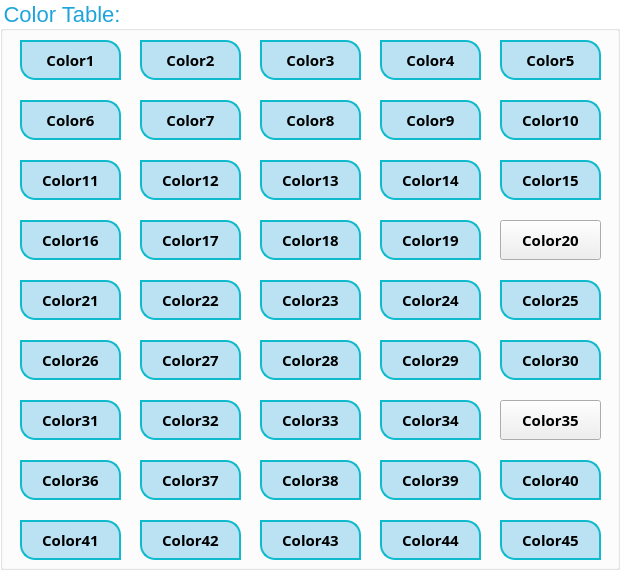
  <widget class="QGroupBox" name="groupBox">
   <property name="geometry">
    <rect>
     <x>700</x>
     <y>70</y>
     <width>620</width>
     <height>570</height>
    </rect>
   </property>
   <property name="styleSheet">
    <string notr="true">QGroupBox{
font-size:22px;
color:rgb(29, 165, 219);
background:transparent;
}</string>
   </property>
   <property name="title">
    <string>Color Table:</string>
   </property>
   <widget class="QPushButton" name="pushButtonColor12">
    <property name="geometry">
     <rect>
      <x>140</x>
      <y>160</y>
      <width>101</width>
      <height>40</height>
     </rect>
    </property>
    <property name="font">
     <font>
      <family>Agency FB</family>
      <pointsize>11</pointsize>
      <weight>75</weight>
      <bold>true</bold>
     </font>
    </property>
    <property name="styleSheet">
     <string notr="true">QPushButton{
border:2px solid #0fbacd;
border-top-right-radius: 15px;
border-bottom-left-radius: 15px;
color:rgb(213	,74	, 11);
ont-size:22px;
background:rgba(29, 165, 219, 0.3);
}</string>
    </property>
    <property name="text">
     <string>Color12</string>
    </property>
   </widget>
   <widget class="QPushButton" name="pushButtonColor39">
    <property name="geometry">
     <rect>
      <x>380</x>
      <y>460</y>
      <width>101</width>
      <height>40</height>
     </rect>
    </property>
    <property name="font">
     <font>
      <family>Agency FB</family>
      <pointsize>11</pointsize>
      <weight>75</weight>
      <bold>true</bold>
     </font>
    </property>
    <property name="styleSheet">
     <string notr="true">QPushButton{
border:2px solid #0fbacd;
border-top-right-radius: 15px;
border-bottom-left-radius: 15px;
color:rgb(15	,255, 	21);
ont-size:22px;
background:rgba(29, 165, 219, 0.3);
}</string>
    </property>
    <property name="text">
     <string>Color39</string>
    </property>
   </widget>
   <widget class="QPushButton" name="pushButtonColor1">
    <property name="geometry">
     <rect>
      <x>20</x>
      <y>40</y>
      <width>101</width>
      <height>40</height>
     </rect>
    </property>
    <property name="font">
     <font>
      <family>Agency FB</family>
      <pointsize>11</pointsize>
      <weight>75</weight>
      <bold>true</bold>
     </font>
    </property>
    <property name="styleSheet">
     <string notr="true">QPushButton{
border:2px solid #0fbacd;
border-top-right-radius: 15px;
border-bottom-left-radius: 15px;
color:rgb(255	,0	, 0);
ont-size:22px;
background:rgba(29, 165, 219, 0.3);
}</string>
    </property>
    <property name="text">
     <string>Color1</string>
    </property>
   </widget>
   <widget class="QPushButton" name="pushButtonColor38">
    <property name="geometry">
     <rect>
      <x>260</x>
      <y>460</y>
      <width>101</width>
      <height>40</height>
     </rect>
    </property>
    <property name="font">
     <font>
      <family>Agency FB</family>
      <pointsize>11</pointsize>
      <weight>75</weight>
      <bold>true</bold>
     </font>
    </property>
    <property name="styleSheet">
     <string notr="true">QPushButton{
border:2px solid #0fbacd;
border-top-right-radius: 15px;
border-bottom-left-radius: 15px;
color:rgb(17	,255, 	21);
ont-size:22px;
background:rgba(29, 165, 219, 0.3);
}</string>
    </property>
    <property name="text">
     <string>Color38</string>
    </property>
   </widget>
   <widget class="QPushButton" name="pushButtonColor27">
    <property name="geometry">
     <rect>
      <x>140</x>
      <y>340</y>
      <width>101</width>
      <height>40</height>
     </rect>
    </property>
    <property name="font">
     <font>
      <family>Agency FB</family>
      <pointsize>11</pointsize>
      <weight>75</weight>
      <bold>true</bold>
     </font>
    </property>
    <property name="styleSheet">
     <string notr="true">QPushButton{
border:2px solid #0fbacd;
border-top-right-radius: 15px;
border-bottom-left-radius: 15px;
color:rgb(110	,216, 	16);
ont-size:22px;
background:rgba(29, 165, 219, 0.3);
}</string>
    </property>
    <property name="text">
     <string>Color27</string>
    </property>
   </widget>
   <widget class="QPushButton" name="pushButtonColor41">
    <property name="geometry">
     <rect>
      <x>20</x>
      <y>520</y>
      <width>101</width>
      <height>40</height>
     </rect>
    </property>
    <property name="font">
     <font>
      <family>Agency FB</family>
      <pointsize>11</pointsize>
      <weight>75</weight>
      <bold>true</bold>
     </font>
    </property>
    <property name="styleSheet">
     <string notr="true">QPushButton{
border:2px solid #0fbacd;
border-top-right-radius: 15px;
border-bottom-left-radius: 15px;
color:rgb(15	,255, 	47);
ont-size:22px;
background:rgba(29, 165, 219, 0.3);
}</string>
    </property>
    <property name="text">
     <string>Color41</string>
    </property>
   </widget>
   <widget class="QPushButton" name="pushButtonColor2">
    <property name="geometry">
     <rect>
      <x>140</x>
      <y>40</y>
      <width>101</width>
      <height>40</height>
     </rect>
    </property>
    <property name="font">
     <font>
      <family>Agency FB</family>
      <pointsize>11</pointsize>
      <weight>75</weight>
      <bold>true</bold>
     </font>
    </property>
    <property name="styleSheet">
     <string notr="true">QPushButton{
border:2px solid #0fbacd;
border-top-right-radius: 15px;
border-bottom-left-radius: 15px;
color:rgb(0	,255, 	0);
ont-size:22px;
background:rgba(29, 165, 219, 0.3);
}</string>
    </property>
    <property name="text">
     <string>Color2</string>
    </property>
   </widget>
   <widget class="QPushButton" name="pushButtonColor28">
    <property name="geometry">
     <rect>
      <x>260</x>
      <y>340</y>
      <width>101</width>
      <height>40</height>
     </rect>
    </property>
    <property name="font">
     <font>
      <family>Agency FB</family>
      <pointsize>11</pointsize>
      <weight>75</weight>
      <bold>true</bold>
     </font>
    </property>
    <property name="styleSheet">
     <string notr="true">QPushButton{
border:2px solid #0fbacd;
border-top-right-radius: 15px;
border-bottom-left-radius: 15px;
color:rgb(105	,224, 	16);
ont-size:22px;
background:rgba(29, 165, 219, 0.3);
}</string>
    </property>
    <property name="text">
     <string>Color28</string>
    </property>
   </widget>
   <widget class="QPushButton" name="pushButtonColor45">
    <property name="geometry">
     <rect>
      <x>500</x>
      <y>520</y>
      <width>101</width>
      <height>40</height>
     </rect>
    </property>
    <property name="font">
     <font>
      <family>Agency FB</family>
      <pointsize>11</pointsize>
      <weight>75</weight>
      <bold>true</bold>
     </font>
    </property>
    <property name="styleSheet">
     <string notr="true">QPushButton{
border:2px solid #0fbacd;
border-top-right-radius: 15px;
border-bottom-left-radius: 15px;
color:rgb(15	,255, 	99);
ont-size:22px;
background:rgba(29, 165, 219, 0.3);
}</string>
    </property>
    <property name="text">
     <string>Color45</string>
    </property>
   </widget>
   <widget class="QPushButton" name="pushButtonColor32">
    <property name="geometry">
     <rect>
      <x>140</x>
      <y>400</y>
      <width>101</width>
      <height>40</height>
     </rect>
    </property>
    <property name="font">
     <font>
      <family>Agency FB</family>
      <pointsize>11</pointsize>
      <weight>75</weight>
      <bold>true</bold>
     </font>
    </property>
    <property name="styleSheet">
     <string notr="true">QPushButton{
border:2px solid #0fbacd;
border-top-right-radius: 15px;
border-bottom-left-radius: 15px;
color:rgb(79	,255, 	18);
ont-size:22px;
background:rgba(29, 165, 219, 0.3);
}</string>
    </property>
    <property name="text">
     <string>Color32</string>
    </property>
   </widget>
   <widget class="QPushButton" name="pushButtonColor13">
    <property name="geometry">
     <rect>
      <x>260</x>
      <y>160</y>
      <width>101</width>
      <height>40</height>
     </rect>
    </property>
    <property name="font">
     <font>
      <family>Agency FB</family>
      <pointsize>11</pointsize>
      <weight>75</weight>
      <bold>true</bold>
     </font>
    </property>
    <property name="styleSheet">
     <string notr="true">QPushButton{
border:2px solid #0fbacd;
border-top-right-radius: 15px;
border-bottom-left-radius: 15px;
color:rgb(207	,82	, 13);
ont-size:22px;
background:rgba(29, 165, 219, 0.3);
}</string>
    </property>
    <property name="text">
     <string>Color13</string>
    </property>
   </widget>
   <widget class="QPushButton" name="pushButtonColor24">
    <property name="geometry">
     <rect>
      <x>380</x>
      <y>280</y>
      <width>101</width>
      <height>40</height>
     </rect>
    </property>
    <property name="font">
     <font>
      <family>Agency FB</family>
      <pointsize>11</pointsize>
      <weight>75</weight>
      <bold>true</bold>
     </font>
    </property>
    <property name="styleSheet">
     <string notr="true">QPushButton{
border:2px solid #0fbacd;
border-top-right-radius: 15px;
border-bottom-left-radius: 15px;
color:rgb(131	,190, 	15);
ont-size:22px;
background:rgba(29, 165, 219, 0.3);
}</string>
    </property>
    <property name="text">
     <string>Color24</string>
    </property>
   </widget>
   <widget class="QPushButton" name="pushButtonColor19">
    <property name="geometry">
     <rect>
      <x>380</x>
      <y>220</y>
      <width>101</width>
      <height>40</height>
     </rect>
    </property>
    <property name="font">
     <font>
      <family>Agency FB</family>
      <pointsize>11</pointsize>
      <weight>75</weight>
      <bold>true</bold>
     </font>
    </property>
    <property name="styleSheet">
     <string notr="true">QPushButton{
border:2px solid #0fbacd;
border-top-right-radius: 15px;
border-bottom-left-radius: 15px;
color:rgb(171	,130, 	18);
ont-size:22px;
background:rgba(29, 165, 219, 0.3);
}</string>
    </property>
    <property name="text">
     <string>Color19</string>
    </property>
   </widget>
   <widget class="QPushButton" name="pushButtonColor42">
    <property name="geometry">
     <rect>
      <x>140</x>
      <y>520</y>
      <width>101</width>
      <height>40</height>
     </rect>
    </property>
    <property name="font">
     <font>
      <family>Agency FB</family>
      <pointsize>11</pointsize>
      <weight>75</weight>
      <bold>true</bold>
     </font>
    </property>
    <property name="styleSheet">
     <string notr="true">QPushButton{
border:2px solid #0fbacd;
border-top-right-radius: 15px;
border-bottom-left-radius: 15px;
color:rgb(15	,255, 	60);
ont-size:22px;
background:rgba(29, 165, 219, 0.3);
}</string>
    </property>
    <property name="text">
     <string>Color42</string>
    </property>
   </widget>
   <widget class="QPushButton" name="pushButtonColor7">
    <property name="geometry">
     <rect>
      <x>140</x>
      <y>100</y>
      <width>101</width>
      <height>40</height>
     </rect>
    </property>
    <property name="font">
     <font>
      <family>Agency FB</family>
      <pointsize>11</pointsize>
      <weight>75</weight>
      <bold>true</bold>
     </font>
    </property>
    <property name="styleSheet">
     <string notr="true">QPushButton{
border:2px solid #0fbacd;
border-top-right-radius: 15px;
border-bottom-left-radius: 15px;
color:rgb(243	,34	, 1);
ont-size:22px;
background:rgba(29, 165, 219, 0.3);
}</string>
    </property>
    <property name="text">
     <string>Color7</string>
    </property>
   </widget>
   <widget class="QPushButton" name="pushButtonColor37">
    <property name="geometry">
     <rect>
      <x>140</x>
      <y>460</y>
      <width>101</width>
      <height>40</height>
     </rect>
    </property>
    <property name="font">
     <font>
      <family>Agency FB</family>
      <pointsize>11</pointsize>
      <weight>75</weight>
      <bold>true</bold>
     </font>
    </property>
    <property name="styleSheet">
     <string notr="true">QPushButton{
border:2px solid #0fbacd;
border-top-right-radius: 15px;
border-bottom-left-radius: 15px;
color:rgb(24	,255, 	20);
ont-size:22px;
background:rgba(29, 165, 219, 0.3);
}</string>
    </property>
    <property name="text">
     <string>Color37</string>
    </property>
   </widget>
   <widget class="QPushButton" name="pushButtonColor10">
    <property name="geometry">
     <rect>
      <x>500</x>
      <y>100</y>
      <width>101</width>
      <height>40</height>
     </rect>
    </property>
    <property name="font">
     <font>
      <family>Agency FB</family>
      <pointsize>11</pointsize>
      <weight>75</weight>
      <bold>true</bold>
     </font>
    </property>
    <property name="styleSheet">
     <string notr="true">QPushButton{
border:2px solid #0fbacd;
border-top-right-radius: 15px;
border-bottom-left-radius: 15px;
color:rgb(225	,58	, 7);
ont-size:22px;
background:rgba(29, 165, 219, 0.3);
}</string>
    </property>
    <property name="text">
     <string>Color10</string>
    </property>
   </widget>
   <widget class="QPushButton" name="pushButtonColor25">
    <property name="geometry">
     <rect>
      <x>500</x>
      <y>280</y>
      <width>101</width>
      <height>40</height>
     </rect>
    </property>
    <property name="font">
     <font>
      <family>Agency FB</family>
      <pointsize>11</pointsize>
      <weight>75</weight>
      <bold>true</bold>
     </font>
    </property>
    <property name="styleSheet">
     <string notr="true">QPushButton{
border:2px solid #0fbacd;
border-top-right-radius: 15px;
border-bottom-left-radius: 15px;
color:rgb(120	,200, 	15);
ont-size:22px;
background:rgba(29, 165, 219, 0.3);
}</string>
    </property>
    <property name="text">
     <string>Color25</string>
    </property>
   </widget>
   <widget class="QPushButton" name="pushButtonColor6">
    <property name="geometry">
     <rect>
      <x>20</x>
      <y>100</y>
      <width>101</width>
      <height>40</height>
     </rect>
    </property>
    <property name="font">
     <font>
      <family>Agency FB</family>
      <pointsize>11</pointsize>
      <weight>75</weight>
      <bold>true</bold>
     </font>
    </property>
    <property name="styleSheet">
     <string notr="true">QPushButton{
border:2px solid #0fbacd;
border-top-right-radius: 15px;
border-bottom-left-radius: 15px;
color:rgb(249	,26	, 0);
ont-size:22px;
background:rgba(29, 165, 219, 0.3);
}</string>
    </property>
    <property name="text">
     <string>Color6</string>
    </property>
   </widget>
   <widget class="QPushButton" name="pushButtonColor29">
    <property name="geometry">
     <rect>
      <x>380</x>
      <y>340</y>
      <width>101</width>
      <height>40</height>
     </rect>
    </property>
    <property name="font">
     <font>
      <family>Agency FB</family>
      <pointsize>11</pointsize>
      <weight>75</weight>
      <bold>true</bold>
     </font>
    </property>
    <property name="styleSheet">
     <string notr="true">QPushButton{
border:2px solid #0fbacd;
border-top-right-radius: 15px;
border-bottom-left-radius: 15px;
color:rgb(100	,232, 	17);
ont-size:22px;
background:rgba(29, 165, 219, 0.3);
}</string>
    </property>
    <property name="text">
     <string>Color29</string>
    </property>
   </widget>
   <widget class="QPushButton" name="pushButtonColor22">
    <property name="geometry">
     <rect>
      <x>140</x>
      <y>280</y>
      <width>101</width>
      <height>40</height>
     </rect>
    </property>
    <property name="font">
     <font>
      <family>Agency FB</family>
      <pointsize>11</pointsize>
      <weight>75</weight>
      <bold>true</bold>
     </font>
    </property>
    <property name="styleSheet">
     <string notr="true">QPushButton{
border:2px solid #0fbacd;
border-top-right-radius: 15px;
border-bottom-left-radius: 15px;
color:rgb(147	,166, 	16);
ont-size:22px;
background:rgba(29, 165, 219, 0.3);
}</string>
    </property>
    <property name="text">
     <string>Color22</string>
    </property>
   </widget>
   <widget class="QPushButton" name="pushButtonColor44">
    <property name="geometry">
     <rect>
      <x>380</x>
      <y>520</y>
      <width>101</width>
      <height>40</height>
     </rect>
    </property>
    <property name="font">
     <font>
      <family>Agency FB</family>
      <pointsize>11</pointsize>
      <weight>75</weight>
      <bold>true</bold>
     </font>
    </property>
    <property name="styleSheet">
     <string notr="true">QPushButton{
border:2px solid #0fbacd;
border-top-right-radius: 15px;
border-bottom-left-radius: 15px;
color:rgb(15	,255, 	86);
ont-size:22px;
background:rgba(29, 165, 219, 0.3);
}</string>
    </property>
    <property name="text">
     <string>Color44</string>
    </property>
   </widget>
   <widget class="QPushButton" name="pushButtonColor20">
    <property name="geometry">
     <rect>
      <x>500</x>
      <y>220</y>
      <width>101</width>
      <height>40</height>
     </rect>
    </property>
    <property name="font">
     <font>
      <family>Agency FB</family>
      <pointsize>11</pointsize>
      <weight>75</weight>
      <bold>true</bold>
     </font>
    </property>
    <property name="styleSheet">
     <string notr="true">QPushButton{
border:2px solid #0fbacd;
border-top-right-radius: 15px;
border-bottom-left-radius: 15px;
color:rgb(163	,142, 	18);
ont-size:22px;
background:rgba(29, 165, 219, 0.3);
}163	,142, 	18</string>
    </property>
    <property name="text">
     <string>Color20</string>
    </property>
   </widget>
   <widget class="QPushButton" name="pushButtonColor14">
    <property name="geometry">
     <rect>
      <x>380</x>
      <y>160</y>
      <width>101</width>
      <height>40</height>
     </rect>
    </property>
    <property name="font">
     <font>
      <family>Agency FB</family>
      <pointsize>11</pointsize>
      <weight>75</weight>
      <bold>true</bold>
     </font>
    </property>
    <property name="styleSheet">
     <string notr="true">QPushButton{
border:2px solid #0fbacd;
border-top-right-radius: 15px;
border-bottom-left-radius: 15px;
color:rgb(201	,90	, 15);
ont-size:22px;
background:rgba(29, 165, 219, 0.3);
}</string>
    </property>
    <property name="text">
     <string>Color14</string>
    </property>
   </widget>
   <widget class="QPushButton" name="pushButtonColor43">
    <property name="geometry">
     <rect>
      <x>260</x>
      <y>520</y>
      <width>101</width>
      <height>40</height>
     </rect>
    </property>
    <property name="font">
     <font>
      <family>Agency FB</family>
      <pointsize>11</pointsize>
      <weight>75</weight>
      <bold>true</bold>
     </font>
    </property>
    <property name="styleSheet">
     <string notr="true">QPushButton{
border:2px solid #0fbacd;
border-top-right-radius: 15px;
border-bottom-left-radius: 15px;
color:rgb(15	,255, 	73);
ont-size:22px;
background:rgba(29, 165, 219, 0.3);
}</string>
    </property>
    <property name="text">
     <string>Color43</string>
    </property>
   </widget>
   <widget class="QPushButton" name="pushButtonColor8">
    <property name="geometry">
     <rect>
      <x>260</x>
      <y>100</y>
      <width>101</width>
      <height>40</height>
     </rect>
    </property>
    <property name="font">
     <font>
      <family>Agency FB</family>
      <pointsize>11</pointsize>
      <weight>75</weight>
      <bold>true</bold>
     </font>
    </property>
    <property name="styleSheet">
     <string notr="true">QPushButton{
border:2px solid #0fbacd;
border-top-right-radius: 15px;
border-bottom-left-radius: 15px;
color:rgb(237	,42	, 2);
ont-size:22px;
background:rgba(29, 165, 219, 0.3);
}</string>
    </property>
    <property name="text">
     <string>Color8</string>
    </property>
   </widget>
   <widget class="QPushButton" name="pushButtonColor36">
    <property name="geometry">
     <rect>
      <x>20</x>
      <y>460</y>
      <width>101</width>
      <height>40</height>
     </rect>
    </property>
    <property name="font">
     <font>
      <family>Agency FB</family>
      <pointsize>11</pointsize>
      <weight>75</weight>
      <bold>true</bold>
     </font>
    </property>
    <property name="styleSheet">
     <string notr="true">QPushButton{
border:2px solid #0fbacd;
border-top-right-radius: 15px;
border-bottom-left-radius: 15px;
color:rgb(35	,255, 	20);
ont-size:22px;
background:rgba(29, 165, 219, 0.3);
}</string>
    </property>
    <property name="text">
     <string>Color36</string>
    </property>
   </widget>
   <widget class="QPushButton" name="pushButtonColor4">
    <property name="geometry">
     <rect>
      <x>380</x>
      <y>40</y>
      <width>101</width>
      <height>40</height>
     </rect>
    </property>
    <property name="font">
     <font>
      <family>Agency FB</family>
      <pointsize>11</pointsize>
      <weight>75</weight>
      <bold>true</bold>
     </font>
    </property>
    <property name="styleSheet">
     <string notr="true">QPushButton{
border:2px solid #0fbacd;
border-top-right-radius: 15px;
border-bottom-left-radius: 15px;
color:rgb(255	,10	, 0);
ont-size:22px;
background:rgba(29, 165, 219, 0.3);
}</string>
    </property>
    <property name="text">
     <string>Color4</string>
    </property>
   </widget>
   <widget class="QPushButton" name="pushButtonColor40">
    <property name="geometry">
     <rect>
      <x>500</x>
      <y>460</y>
      <width>101</width>
      <height>40</height>
     </rect>
    </property>
    <property name="font">
     <font>
      <family>Agency FB</family>
      <pointsize>11</pointsize>
      <weight>75</weight>
      <bold>true</bold>
     </font>
    </property>
    <property name="styleSheet">
     <string notr="true">QPushButton{
border:2px solid #0fbacd;
border-top-right-radius: 15px;
border-bottom-left-radius: 15px;
color:rgb(15	,255, 	34);
ont-size:22px;
background:rgba(29, 165, 219, 0.3);
}</string>
    </property>
    <property name="text">
     <string>Color40</string>
    </property>
   </widget>
   <widget class="QPushButton" name="pushButtonColor33">
    <property name="geometry">
     <rect>
      <x>260</x>
      <y>400</y>
      <width>101</width>
      <height>40</height>
     </rect>
    </property>
    <property name="font">
     <font>
      <family>Agency FB</family>
      <pointsize>11</pointsize>
      <weight>75</weight>
      <bold>true</bold>
     </font>
    </property>
    <property name="styleSheet">
     <string notr="true">QPushButton{
border:2px solid #0fbacd;
border-top-right-radius: 15px;
border-bottom-left-radius: 15px;
color:rgb(68	,255, 	18);
ont-size:22px;
background:rgba(29, 165, 219, 0.3);
}</string>
    </property>
    <property name="text">
     <string>Color33</string>
    </property>
   </widget>
   <widget class="QPushButton" name="pushButtonColor18">
    <property name="geometry">
     <rect>
      <x>260</x>
      <y>220</y>
      <width>101</width>
      <height>40</height>
     </rect>
    </property>
    <property name="font">
     <font>
      <family>Agency FB</family>
      <pointsize>11</pointsize>
      <weight>75</weight>
      <bold>true</bold>
     </font>
    </property>
    <property name="styleSheet">
     <string notr="true">QPushButton{
border:2px solid #0fbacd;
border-top-right-radius: 15px;
border-bottom-left-radius: 15px;
color:rgb(177	,122, 	18);
ont-size:22px;
background:rgba(29, 165, 219, 0.3);
}</string>
    </property>
    <property name="text">
     <string>Color18</string>
    </property>
   </widget>
   <widget class="QPushButton" name="pushButtonColor30">
    <property name="geometry">
     <rect>
      <x>500</x>
      <y>340</y>
      <width>101</width>
      <height>40</height>
     </rect>
    </property>
    <property name="font">
     <font>
      <family>Agency FB</family>
      <pointsize>11</pointsize>
      <weight>75</weight>
      <bold>true</bold>
     </font>
    </property>
    <property name="styleSheet">
     <string notr="true">QPushButton{
border:2px solid #0fbacd;
border-top-right-radius: 15px;
border-bottom-left-radius: 15px;
color:rgb(95	,240, 	17 );
ont-size:22px;
background:rgba(29, 165, 219, 0.3);
}</string>
    </property>
    <property name="text">
     <string>Color30</string>
    </property>
   </widget>
   <widget class="QPushButton" name="pushButtonColor21">
    <property name="geometry">
     <rect>
      <x>20</x>
      <y>280</y>
      <width>101</width>
      <height>40</height>
     </rect>
    </property>
    <property name="font">
     <font>
      <family>Agency FB</family>
      <pointsize>11</pointsize>
      <weight>75</weight>
      <bold>true</bold>
     </font>
    </property>
    <property name="styleSheet">
     <string notr="true">QPushButton{
border:2px solid #0fbacd;
border-top-right-radius: 15px;
border-bottom-left-radius: 15px;
color:rgb(155	,154, 	18);
ont-size:22px;
background:rgba(29, 165, 219, 0.3);
}</string>
    </property>
    <property name="text">
     <string>Color21</string>
    </property>
   </widget>
   <widget class="QPushButton" name="pushButtonColor26">
    <property name="geometry">
     <rect>
      <x>20</x>
      <y>340</y>
      <width>101</width>
      <height>40</height>
     </rect>
    </property>
    <property name="font">
     <font>
      <family>Agency FB</family>
      <pointsize>11</pointsize>
      <weight>75</weight>
      <bold>true</bold>
     </font>
    </property>
    <property name="styleSheet">
     <string notr="true">QPushButton{
border:2px solid #0fbacd;
border-top-right-radius: 15px;
border-bottom-left-radius: 15px;
color:rgb(115	,208, 	15);
ont-size:22px;
background:rgba(29, 165, 219, 0.3);
}</string>
    </property>
    <property name="text">
     <string>Color26</string>
    </property>
   </widget>
   <widget class="QPushButton" name="pushButtonColor34">
    <property name="geometry">
     <rect>
      <x>380</x>
      <y>400</y>
      <width>101</width>
      <height>40</height>
     </rect>
    </property>
    <property name="font">
     <font>
      <family>Agency FB</family>
      <pointsize>11</pointsize>
      <weight>75</weight>
      <bold>true</bold>
     </font>
    </property>
    <property name="styleSheet">
     <string notr="true">QPushButton{
border:2px solid #0fbacd;
border-top-right-radius: 15px;
border-bottom-left-radius: 15px;
color:rgb(57	,255, 	19);
ont-size:22px;
background:rgba(29, 165, 219, 0.3);
}</string>
    </property>
    <property name="text">
     <string>Color34</string>
    </property>
   </widget>
   <widget class="QPushButton" name="pushButtonColor23">
    <property name="geometry">
     <rect>
      <x>260</x>
      <y>280</y>
      <width>101</width>
      <height>40</height>
     </rect>
    </property>
    <property name="font">
     <font>
      <family>Agency FB</family>
      <pointsize>11</pointsize>
      <weight>75</weight>
      <bold>true</bold>
     </font>
    </property>
    <property name="styleSheet">
     <string notr="true">QPushButton{
border:2px solid #0fbacd;
border-top-right-radius: 15px;
border-bottom-left-radius: 15px;
color:rgb(139	,178, 	16);
ont-size:22px;
background:rgba(29, 165, 219, 0.3);
}</string>
    </property>
    <property name="text">
     <string>Color23</string>
    </property>
   </widget>
   <widget class="QPushButton" name="pushButtonColor5">
    <property name="geometry">
     <rect>
      <x>500</x>
      <y>40</y>
      <width>101</width>
      <height>40</height>
     </rect>
    </property>
    <property name="font">
     <font>
      <family>Agency FB</family>
      <pointsize>11</pointsize>
      <weight>75</weight>
      <bold>true</bold>
     </font>
    </property>
    <property name="styleSheet">
     <string notr="true">QPushButton{
border:2px solid #0fbacd;
border-top-right-radius: 15px;
border-bottom-left-radius: 15px;
color:rgb(255	,18	, 0);
ont-size:22px;
background:rgba(29, 165, 219, 0.3);
}</string>
    </property>
    <property name="text">
     <string>Color5</string>
    </property>
   </widget>
   <widget class="QPushButton" name="pushButtonColor17">
    <property name="geometry">
     <rect>
      <x>140</x>
      <y>220</y>
      <width>101</width>
      <height>40</height>
     </rect>
    </property>
    <property name="font">
     <font>
      <family>Agency FB</family>
      <pointsize>11</pointsize>
      <weight>75</weight>
      <bold>true</bold>
     </font>
    </property>
    <property name="styleSheet">
     <string notr="true">QPushButton{
border:2px solid #0fbacd;
border-top-right-radius: 15px;
border-bottom-left-radius: 15px;
color:rgb(183	,114, 	17);
ont-size:22px;
background:rgba(29, 165, 219, 0.3);
}</string>
    </property>
    <property name="text">
     <string>Color17</string>
    </property>
   </widget>
   <widget class="QPushButton" name="pushButtonColor3">
    <property name="geometry">
     <rect>
      <x>260</x>
      <y>40</y>
      <width>101</width>
      <height>40</height>
     </rect>
    </property>
    <property name="font">
     <font>
      <family>Agency FB</family>
      <pointsize>11</pointsize>
      <weight>75</weight>
      <bold>true</bold>
     </font>
    </property>
    <property name="styleSheet">
     <string notr="true">QPushButton{
border:2px solid #0fbacd;
border-top-right-radius: 15px;
border-bottom-left-radius: 15px;
color:rgb(0	,0	, 255);
ont-size:22px;
background:rgba(29, 165, 219, 0.3);
}</string>
    </property>
    <property name="text">
     <string>Color3</string>
    </property>
   </widget>
   <widget class="QPushButton" name="pushButtonColor11">
    <property name="geometry">
     <rect>
      <x>20</x>
      <y>160</y>
      <width>101</width>
      <height>40</height>
     </rect>
    </property>
    <property name="font">
     <font>
      <family>Agency FB</family>
      <pointsize>11</pointsize>
      <weight>75</weight>
      <bold>true</bold>
     </font>
    </property>
    <property name="styleSheet">
     <string notr="true">QPushButton{
border:2px solid #0fbacd;
border-top-right-radius: 15px;
border-bottom-left-radius: 15px;
color:rgb(219	,66	, 9);
ont-size:22px;
background:rgba(29, 165, 219, 0.3);
}</string>
    </property>
    <property name="text">
     <string>Color11</string>
    </property>
   </widget>
   <widget class="QPushButton" name="pushButtonColor16">
    <property name="geometry">
     <rect>
      <x>20</x>
      <y>220</y>
      <width>101</width>
      <height>40</height>
     </rect>
    </property>
    <property name="font">
     <font>
      <family>Agency FB</family>
      <pointsize>11</pointsize>
      <weight>75</weight>
      <bold>true</bold>
     </font>
    </property>
    <property name="styleSheet">
     <string notr="true">QPushButton{
border:2px solid #0fbacd;
border-top-right-radius: 15px;
border-bottom-left-radius: 15px;
color:rgb(189	,106, 	16);
ont-size:22px;
background:rgba(29, 165, 219, 0.3);
}</string>
    </property>
    <property name="text">
     <string>Color16</string>
    </property>
   </widget>
   <widget class="QPushButton" name="pushButtonColor31">
    <property name="geometry">
     <rect>
      <x>20</x>
      <y>400</y>
      <width>101</width>
      <height>40</height>
     </rect>
    </property>
    <property name="font">
     <font>
      <family>Agency FB</family>
      <pointsize>11</pointsize>
      <weight>75</weight>
      <bold>true</bold>
     </font>
    </property>
    <property name="styleSheet">
     <string notr="true">QPushButton{
border:2px solid #0fbacd;
border-top-right-radius: 15px;
border-bottom-left-radius: 15px;
color:rgb(90	,255, 	18);
ont-size:22px;
background:rgba(29, 165, 219, 0.3);
}</string>
    </property>
    <property name="text">
     <string>Color31</string>
    </property>
   </widget>
   <widget class="QPushButton" name="pushButtonColor35">
    <property name="geometry">
     <rect>
      <x>500</x>
      <y>400</y>
      <width>101</width>
      <height>40</height>
     </rect>
    </property>
    <property name="font">
     <font>
      <family>Agency FB</family>
      <pointsize>11</pointsize>
      <weight>75</weight>
      <bold>true</bold>
     </font>
    </property>
    <property name="styleSheet">
     <string notr="true">QPushButton{
border:2px solid #0fbacd;
border-top-right-radius: 15px;
border-bottom-left-radius: 15px;
color:rgb(46	,255, 	19);
ont-size:22px;
background:rgba(29, 165, 219, 0.3);
}46	,255, 	19</string>
    </property>
    <property name="text">
     <string>Color35</string>
    </property>
   </widget>
   <widget class="QPushButton" name="pushButtonColor15">
    <property name="geometry">
     <rect>
      <x>500</x>
      <y>160</y>
      <width>101</width>
      <height>40</height>
     </rect>
    </property>
    <property name="font">
     <font>
      <family>Agency FB</family>
      <pointsize>11</pointsize>
      <weight>75</weight>
      <bold>true</bold>
     </font>
    </property>
    <property name="styleSheet">
     <string notr="true">QPushButton{
border:2px solid #0fbacd;
border-top-right-radius: 15px;
border-bottom-left-radius: 15px;
color:rgb(195	,98	, 15);
ont-size:22px;
background:rgba(29, 165, 219, 0.3);
}</string>
    </property>
    <property name="text">
     <string>Color15</string>
    </property>
   </widget>
   <widget class="QPushButton" name="pushButtonColor9">
    <property name="geometry">
     <rect>
      <x>380</x>
      <y>100</y>
      <width>101</width>
      <height>40</height>
     </rect>
    </property>
    <property name="font">
     <font>
      <family>Agency FB</family>
      <pointsize>11</pointsize>
      <weight>75</weight>
      <bold>true</bold>
     </font>
    </property>
    <property name="styleSheet">
     <string notr="true">QPushButton{
border:2px solid #0fbacd;
border-top-right-radius: 15px;
border-bottom-left-radius: 15px;
color:rgb(231	,50	, 4);
ont-size:22px;
background:rgba(29, 165, 219, 0.3);
}</string>
    </property>
    <property name="text">
     <string>Color9</string>
    </property>
   </widget>
  </widget>
